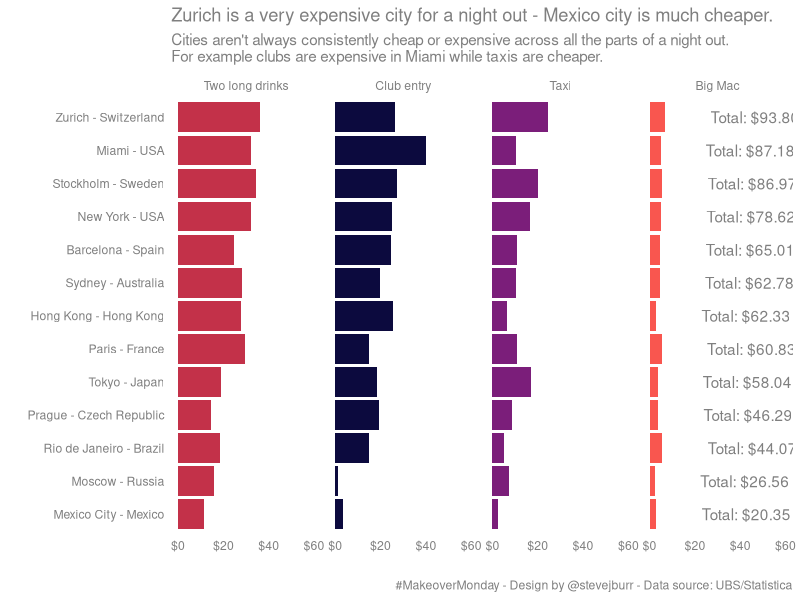
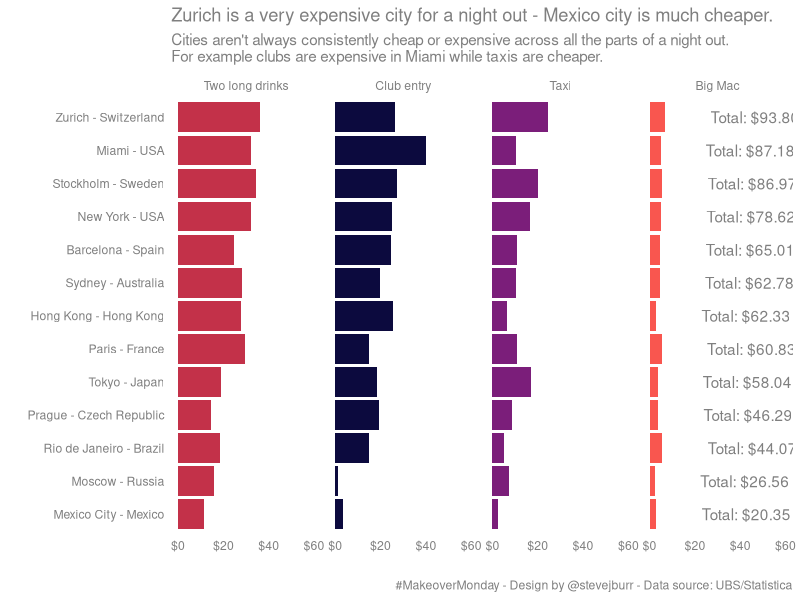

These figures' R source, in order:
library(tidyverse)
library(readxl)

data <- read_xlsx("Cost of a night out around the world.xlsx")

data %>% filter(Category=="Party night") %>%
  mutate(label=paste0(City," - ", Country)) %>%
  select(label,Item, Cost) %>%
  group_by(label) %>%
  mutate(total=sum(Cost)) %>%
  ungroup() %>%
  mutate(label=as.factor(label),
         label=fct_reorder(label,total),
         Item = if_else(Item=="2 Longdrinks","Two long drinks",Item),
         Item=factor(Item,levels=c("Two long drinks","Club entry","Taxi","Big Mac")),
         total_label=if_else(Item=="Big Mac",paste0("Total: ",scales::dollar(total)),"")) -> chart_data

chart_data %>%
  ggplot(aes(x=label,y=Cost)) +
  geom_col(aes(fill=Item),show.legend = F) +
  geom_text(aes(label=total_label),hjust="left",colour="grey50",nudge_y=20)+
  scale_y_continuous("", labels=scales::dollar)+
  scale_x_discrete("")+
  scale_fill_manual("",values=c("#C33149","#0C0A3E","#7B1E7A","#F9564F")) +
  coord_flip() +
  facet_grid(~Item) +
  theme_minimal() +
  theme(panel.grid=element_blank(),
        strip.text = element_text(colour="grey50"),
        text=element_text(colour="grey50"),
        axis.title = element_text(colour="grey50"),
        axis.text= element_text(colour="grey50")) +
  labs(title="Zurich is a very expensive city for a night out - Mexico city is much cheaper.",
       subtitle="Cities aren't always consistently cheap or expensive across all the parts of a night out.\nFor example clubs are expensive in Miami while taxis are cheaper.",
       caption="#MakeoverMonday - Design by @stevejburr - Data source: UBS/Statistica")

ggsave("plot.png",width=10,height=10)
